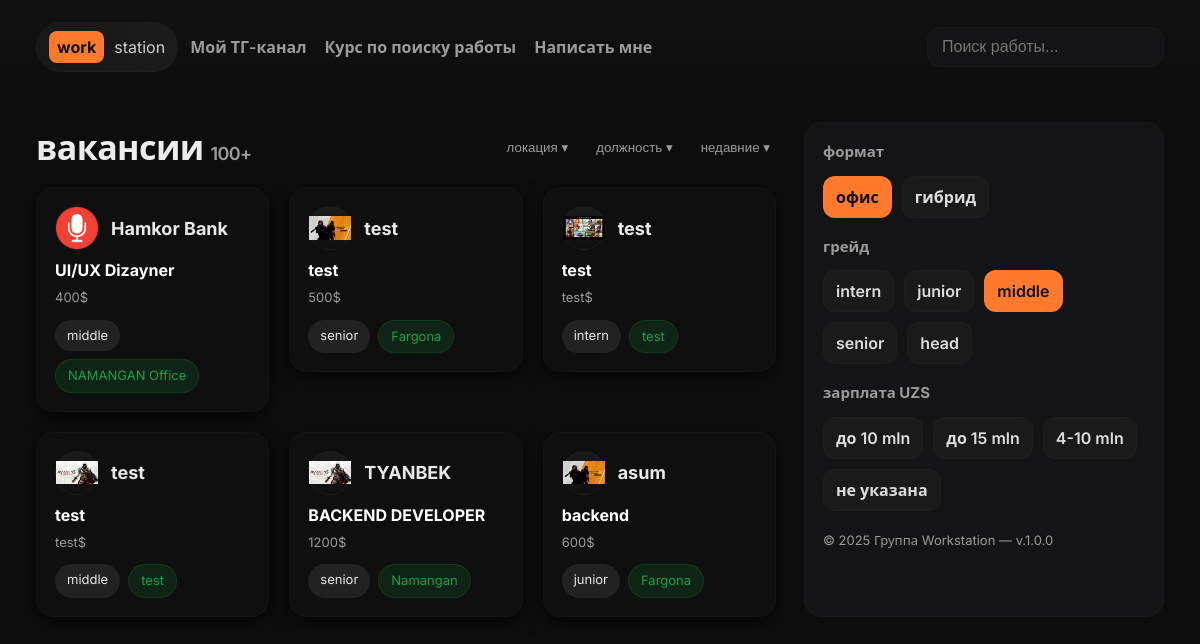
The page / on the database its author committed.
### app/models.py (models this page shows, shortened)
class Post(models.Model):
    company = models.CharField(max_length=255)
    title = models.CharField(max_length=255)
    slug = models.SlugField(unique=True, blank=True)
    price = models.CharField(max_length=50)
    daraja = models.CharField(
        max_length=50,
        choices=[
            ('intern', 'Intern'),
            ('junior', 'Junior'),
            ('middle', 'Middle'),
            ('senior', 'Senior'),
            ('head', 'Head'),
        ],
        default='middle'
    )
    region = models.CharField(max_length=255)
    desc = models.TextField(blank=True, null=True)
    talablar = models.TextField(blank=True, null=True)
    shartlar = models.TextField(blank=True, null=True)
    image = models.ImageField(upload_to='images/', blank=True, null=True)
    created_at = models.DateTimeField(auto_now_add=True)

### app/views.py (the view)
# urls.py: path("", home, name="home"),
def home(request):
    q = request.GET.get("q", "")
    posts = Post.objects.filter(title__icontains=q) if q else Post.objects.all()
    return render(request, "index.html", {"posts": posts})

### templates/index.html (shortened to what this page needs)
{% load static %}
<!DOCTYPE html>
<html lang="ru">
<head>
<link rel="stylesheet" href="{% static 'style.css' %}">
</head>
<body>
  <header class="topbar">
    <div class="brand">
      <div class="logo"><span class="w">work</span><span style="opacity:0.85">station</span></div>
      <nav class="navlinks">
        <a href="#">Мой ТГ-канал</a>
        <a href="#">Курс по поиску работы</a>
        <a href="#">Написать мне</a>
      </nav>
    </div>
    <div class="search">
  <form method="get">
    <input id="search" name="q" placeholder="Поиск работы..." value="{{ request.GET.q }}">
  </form>
</div>
  </header>
  <main class="wrap">
    <section>
      <div class="list-header">
        <div style="display:flex;align-items:center;gap:14px">
          <h1 class="title">вакансии <span style="font-weight:600;color:var(--muted);font-size:18px">100+</span></h1>
        </div>
        <div class="filters">
          <button>локация ▾</button>
          <button>должность ▾</button>
          <button>недавние ▾</button>
        </div>
      </div>
<div class="jobs" id="jobs">
    {% for post in posts %}
    <a href="{% url 'detail' post.slug %}" style="text-decoration: none;">
        <article class="card">
            <div>
                <div class="top">
                    <div class="logo-round">
                        <img src="{{ post.image.url }}" alt="Rasm" width="200">
                    </div>
                    <div style="flex:1">
                        <p class="company">{{ post.company }}</p>
                    </div>
                </div>
                <p class="job-title" style="color: #fff;">{{ post.title }}</p>
                <p class="salary">{{ post.price }}$</p>
            </div>
            <div class="chips">
                <p class="chip">{{ post.daraja }}</p>
                <p class="chip green">{{ post.region }}</p>
            </div>
        </article>
    </a>
    {% empty %}
        <h3 style="color: #f87706;">Hech narsa topilmadi</h3>
    {% endfor %}
</div>
    </section>
    <aside class="sidebar">
      <div class="side-section">
        <h4>формат</h4>
        <div class="opts" id="formatOpts">
          <div class="opt active">офис</div>
          <div class="opt">гибрид</div>
        </div>
      </div>
      <div class="side-section">
        <h4>грейд</h4>
        <div class="opts" id="gradeOpts">
          <div class="opt">intern</div>
          <div class="opt">junior</div>
          <div class="opt active">middle</div>
          <div class="opt">senior</div>
          <div class="opt">head</div>
        </div>
      </div>
      <div class="side-section">
        <h4>зарплата UZS</h4>
        <div class="opts">
          <div class="opt">до 10 mln</div>
          <div class="opt">до 15 mln</div>
          <div class="opt">4-10 mln</div>
          <div class="opt">не указана</div>
        </div>
      </div>
      <div class="meta">© 2025 Группа Workstation — v.1.0.0</div>
    </aside>
  </main>
</body>
</html>

### static/style.css (style rules this page uses)
* { margin: 0; padding: 0; box-sizing: border-box; }
html { scroll-behavior: smooth; }
body { width: 100%; font-family: Inter, sans-serif; line-height: 1.5; }
img { width: 100%; height: auto; display: block; object-fit: cover; }
button { cursor: pointer; transition: 0.25s; }
h1 { font-size: clamp(26px, 5vw, 40px); }
p { font-size: clamp(14px, 2vw, 18px); }
input, textarea, select { width: 100%; font-size: clamp(14px, 1.8vw, 16px); }
.card { border-radius: 20px; padding: 20px; }

### templates/index.html (style rules this page uses)
:root { --bg:#0d0d0d; --panel:#141416; --card:#151617; --muted:#9b9b9b; --accent:#ff7a2d; --green:#17a34a; --chip:#222; --glass:rgba(255,255,255,0.03); --radius:18px; }
* { box-sizing:border-box }
html,body { height:100% }
body { margin:0;font-family:Inter,system-ui,Arial,sans-serif;background:var(--bg);color:#ececec; -webkit-font-smoothing:antialiased;-moz-osx-font-smoothing:grayscale; }
.topbar { display:flex;align-items:center;justify-content:space-between;padding:22px 36px;background:linear-gradient(180deg, rgba(255,255,255,0.02), transparent); }
.brand { display:flex;align-items:center;gap:12px }
.logo { display:inline-flex;align-items:center;gap:10px;background:linear-gradient(90deg,#171717,#1b1b1b);padding:8px 12px;border-radius:999px;border:1px solid rgba(255,255,255,0.02) }
.logo .w { background:var(--accent);color:#111;padding:4px 8px;border-radius:8px;font-weight:700 }
.navlinks { display:flex;gap:18px;color:var(--muted);font-weight:600 }
.navlinks a { color:var(--muted);text-decoration:none }
.search { display:flex;align-items:center;gap:12px }
.search input { background:var(--panel);border:1px solid rgba(255,255,255,0.03);padding:10px 14px;border-radius:14px;color:#eee;min-width:220px }
.wrap { display:grid;grid-template-columns:1fr 360px;gap:28px;padding:28px 36px }
.list-header { display:flex;align-items:center;justify-content:space-between;margin-bottom:14px }
.title { font-size:34px;font-weight:800;letter-spacing:-0.6px }
.filters { display:flex;gap:16px;align-items:center;color:var(--muted) }
.filters button { background:transparent;border:0;color:var(--muted);padding:8px 6px;border-radius:10px;cursor:pointer }
.jobs { display:grid;grid-template-columns:repeat(3,1fr);gap:20px }
.card { background:linear-gradient(180deg, rgba(255,255,255,0.01), rgba(255,255,255,0.01));padding:18px;border-radius:18px;border:1px solid rgba(255,255,255,0.02);box-shadow:0 6px 18px rgba(0,0,0,0.6);min-height:120px;display:flex;flex-direction:column;justify-content:space-between }
.card .top { display:flex;gap:12px;align-items:center }
.logo-round { width:44px;height:44px;border-radius:50%;display:flex;align-items:center;justify-content:center;background:linear-gradient(0deg,#0f0f0f,#1a1a1a);border:1px solid rgba(255,255,255,0.03) }
.company { font-weight:700;color:#e9e9e9 }
.job-title { font-size:16px;font-weight:700;margin-top:8px }
.salary { color:var(--muted);font-size:13px;margin-top:6px }
.chips { display:flex;gap:8px;flex-wrap:wrap;margin-top:12px }
.chip { background:var(--chip);padding:6px 12px;border-radius:999px;font-size:13px;color:#e6e6e6 }
.chip.green { background:rgba(23,163,74,0.14);border:1px solid rgba(23,163,74,0.18);color:var(--green) }
.sidebar { background:var(--panel);padding:18px;border-radius:var(--radius);border:1px solid rgba(255,255,255,0.02) }
.side-section { margin-bottom:18px }
.side-section h4 { margin:0 0 12px;font-size:15px;color:var(--muted) }
.opts { display:flex;gap:10px;flex-wrap:wrap }
.opt { background:#1a1a1a;padding:8px 12px;border-radius:12px;font-weight:600;color:#ddd;cursor:pointer;border:1px solid rgba(255,255,255,0.02) }
.opt.active { background:var(--accent);color:#111 }
.meta { font-size:13px;color:var(--muted);margin-top:20px }

### rows shown on the page
Post: image (picture), company "Hamkor Bank", title "UI/UX Dizayner", price "400", daraja "middle", region "NAMANGAN Office"
Post: image (picture), company "test", title "test", price "500", daraja "senior", region "Fargona"
Post: image (picture), company "test", title "test", price "test", daraja "intern", region "test"
Post: image (picture), company "test", title "test", price "test", daraja "middle", region "test"
Post: image (picture), company "TYANBEK", title "BACKEND DEVELOPER", price "1200", daraja "senior", region "Namangan"
Post: image (picture), company "asum", title "backend", price "600", daraja "junior", region "Fargona"
